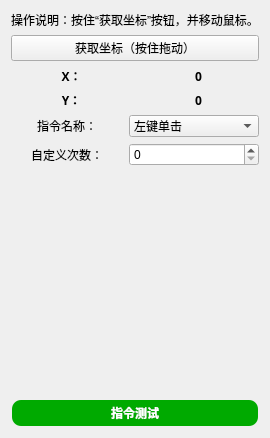
       <widget class="QWidget" name="tab_27">
        <attribute name="title">
         <string>坐标点击</string>
        </attribute>
        <layout class="QVBoxLayout" name="verticalLayout_3">
         <item>
          <widget class="QLabel" name="label_6">
           <property name="sizePolicy">
            <sizepolicy hsizetype="Preferred" vsizetype="Preferred">
             <horstretch>0</horstretch>
             <verstretch>0</verstretch>
            </sizepolicy>
           </property>
           <property name="text">
            <string>操作说明：按住“获取坐标”按钮，并移动鼠标。</string>
           </property>
           <property name="alignment">
            <set>Qt::AlignmentFlag::AlignCenter</set>
           </property>
           <property name="wordWrap">
            <bool>false</bool>
           </property>
           <property name="margin">
            <number>0</number>
           </property>
           <property name="indent">
            <number>-1</number>
           </property>
           <property name="openExternalLinks">
            <bool>false</bool>
           </property>
          </widget>
         </item>
         <item>
          <layout class="QVBoxLayout" name="verticalLayout_60">
           <item>
            <layout class="QGridLayout" name="gridLayout_33">
             <item row="0" column="0" colspan="2">
              <widget class="QPushButton" name="pushButton_4">
               <property name="text">
                <string>获取坐标（按住拖动）</string>
               </property>
              </widget>
             </item>
             <item row="1" column="0">
              <widget class="QLabel" name="label_7">
               <property name="font">
                <font>
                 <family>微软雅黑</family>
                 <bold>true</bold>
                </font>
               </property>
               <property name="text">
                <string>X：</string>
               </property>
               <property name="alignment">
                <set>Qt::AlignmentFlag::AlignCenter</set>
               </property>
              </widget>
             </item>
             <item row="1" column="1">
              <widget class="QLabel" name="label_9">
               <property name="font">
                <font>
                 <family>微软雅黑</family>
                 <bold>true</bold>
                </font>
               </property>
               <property name="text">
                <string>0</string>
               </property>
               <property name="alignment">
                <set>Qt::AlignmentFlag::AlignCenter</set>
               </property>
              </widget>
             </item>
             <item row="2" column="0">
              <widget class="QLabel" name="label_8">
               <property name="font">
                <font>
                 <family>微软雅黑</family>
                 <bold>true</bold>
                </font>
               </property>
               <property name="text">
                <string>Y：</string>
               </property>
               <property name="alignment">
                <set>Qt::AlignmentFlag::AlignCenter</set>
               </property>
              </widget>
             </item>
             <item row="2" column="1">
              <widget class="QLabel" name="label_10">
               <property name="font">
                <font>
                 <family>微软雅黑</family>
                 <bold>true</bold>
                </font>
               </property>
               <property name="text">
                <string>0</string>
               </property>
               <property name="alignment">
                <set>Qt::AlignmentFlag::AlignCenter</set>
               </property>
              </widget>
             </item>
            </layout>
           </item>
           <item>
            <layout class="QGridLayout" name="gridLayout_2">
             <item row="0" column="0">
              <widget class="QLabel" name="label_11">
               <property name="text">
                <string>指令名称：</string>
               </property>
               <property name="alignment">
                <set>Qt::AlignmentFlag::AlignCenter</set>
               </property>
              </widget>
             </item>
             <item row="0" column="1">
              <widget class="QComboBox" name="comboBox_3">
               <item>
                <property name="text">
                 <string>左键单击</string>
                </property>
               </item>
               <item>
                <property name="text">
                 <string>左键双击</string>
                </property>
               </item>
               <item>
                <property name="text">
                 <string>右键单击</string>
                </property>
               </item>
               <item>
                <property name="text">
                 <string>右键双击</string>
                </property>
               </item>
               <item>
                <property name="text">
                 <string>左键（自定义次数）</string>
                </property>
               </item>
               <item>
                <property name="text">
                 <string>仅移动鼠标</string>
                </property>
               </item>
              </widget>
             </item>
             <item row="1" column="0">
              <widget class="QLabel" name="label_22">
               <property name="enabled">
                <bool>true</bool>
               </property>
               <property name="text">
                <string>自定义次数：</string>
               </property>
               <property name="alignment">
                <set>Qt::AlignmentFlag::AlignCenter</set>
               </property>
              </widget>
             </item>
             <item row="1" column="1">
              <widget class="QSpinBox" name="spinBox_2">
               <property name="enabled">
                <bool>true</bool>
               </property>
               <property name="layoutDirection">
                <enum>Qt::LayoutDirection::LeftToRight</enum>
               </property>
               <property name="alignment">
                <set>Qt::AlignmentFlag::AlignLeading|Qt::AlignmentFlag::AlignLeft|Qt::AlignmentFlag::AlignVCenter</set>
               </property>
               <property name="maximum">
                <number>999</number>
               </property>
              </widget>
             </item>
            </layout>
           </item>
          </layout>
         </item>
         <item>
          <spacer name="verticalSpacer_5">
           <property name="orientation">
            <enum>Qt::Orientation::Vertical</enum>
           </property>
           <property name="sizeHint" stdset="0">
            <size>
             <width>20</width>
             <height>227</height>
            </size>
           </property>
          </spacer>
         </item>
         <item>
          <widget class="QPushButton" name="pushButton_23">
           <property name="palette">
            <palette>
             <active>
              <colorrole role="WindowText">
               <brush brushstyle="SolidPattern">
                <color alpha="255">
                 <red>255</red>
                 <green>255</green>
                 <blue>255</blue>
                </color>
               </brush>
              </colorrole>
              <colorrole role="Button">
               <brush brushstyle="SolidPattern">
                <color alpha="255">
                 <red>0</red>
                 <green>170</green>
                 <blue>0</blue>
                </color>
               </brush>
              </colorrole>
              <colorrole role="Text">
               <brush brushstyle="SolidPattern">
                <color alpha="255">
                 <red>255</red>
                 <green>255</green>
                 <blue>255</blue>
                </color>
               </brush>
              </colorrole>
              <colorrole role="ButtonText">
               <brush brushstyle="SolidPattern">
                <color alpha="255">
                 <red>255</red>
                 <green>255</green>
                 <blue>255</blue>
                </color>
               </brush>
              </colorrole>
              <colorrole role="Base">
               <brush brushstyle="SolidPattern">
                <color alpha="255">
                 <red>0</red>
                 <green>170</green>
                 <blue>0</blue>
                </color>
               </brush>
              </colorrole>
              <colorrole role="Window">
               <brush brushstyle="SolidPattern">
                <color alpha="255">
                 <red>0</red>
                 <green>170</green>
                 <blue>0</blue>
                </color>
               </brush>
              </colorrole>
              <colorrole role="PlaceholderText">
               <brush brushstyle="NoBrush">
                <color alpha="128">
                 <red>255</red>
                 <green>255</green>
                 <blue>255</blue>
                </color>
               </brush>
              </colorrole>
             </active>
             <inactive>
              <colorrole role="WindowText">
               <brush brushstyle="SolidPattern">
                <color alpha="255">
                 <red>255</red>
                 <green>255</green>
                 <blue>255</blue>
                </color>
               </brush>
              </colorrole>
              <colorrole role="Button">
               <brush brushstyle="SolidPattern">
                <color alpha="255">
                 <red>0</red>
                 <green>170</green>
                 <blue>0</blue>
                </color>
               </brush>
              </colorrole>
              <colorrole role="Text">
               <brush brushstyle="SolidPattern">
                <color alpha="255">
                 <red>255</red>
                 <green>255</green>
                 <blue>255</blue>
                </color>
               </brush>
              </colorrole>
              <colorrole role="ButtonText">
               <brush brushstyle="SolidPattern">
                <color alpha="255">
                 <red>255</red>
                 <green>255</green>
                 <blue>255</blue>
                </color>
               </brush>
              </colorrole>
              <colorrole role="Base">
               <brush brushstyle="SolidPattern">
                <color alpha="255">
                 <red>0</red>
                 <green>170</green>
                 <blue>0</blue>
                </color>
               </brush>
              </colorrole>
              <colorrole role="Window">
               <brush brushstyle="SolidPattern">
                <color alpha="255">
                 <red>0</red>
                 <green>170</green>
                 <blue>0</blue>
                </color>
               </brush>
              </colorrole>
              <colorrole role="PlaceholderText">
               <brush brushstyle="NoBrush">
                <color alpha="128">
                 <red>255</red>
                 <green>255</green>
                 <blue>255</blue>
                </color>
               </brush>
              </colorrole>
             </inactive>
             <disabled>
              <colorrole role="WindowText">
               <brush brushstyle="SolidPattern">
                <color alpha="255">
                 <red>255</red>
                 <green>255</green>
                 <blue>255</blue>
                </color>
               </brush>
              </colorrole>
              <colorrole role="Button">
               <brush brushstyle="SolidPattern">
                <color alpha="255">
                 <red>0</red>
                 <green>170</green>
                 <blue>0</blue>
                </color>
               </brush>
              </colorrole>
              <colorrole role="Text">
               <brush brushstyle="SolidPattern">
                <color alpha="255">
                 <red>255</red>
                 <green>255</green>
                 <blue>255</blue>
                </color>
               </brush>
              </colorrole>
              <colorrole role="ButtonText">
               <brush brushstyle="SolidPattern">
                <color alpha="92">
                 <red>0</red>
                 <green>0</green>
                 <blue>0</blue>
                </color>
               </brush>
              </colorrole>
              <colorrole role="Base">
               <brush brushstyle="SolidPattern">
                <color alpha="255">
                 <red>0</red>
                 <green>170</green>
                 <blue>0</blue>
                </color>
               </brush>
              </colorrole>
              <colorrole role="Window">
               <brush brushstyle="SolidPattern">
                <color alpha="255">
                 <red>0</red>
                 <green>170</green>
                 <blue>0</blue>
                </color>
               </brush>
              </colorrole>
              <colorrole role="PlaceholderText">
               <brush brushstyle="NoBrush">
                <color alpha="128">
                 <red>255</red>
                 <green>255</green>
                 <blue>255</blue>
                </color>
               </brush>
              </colorrole>
             </disabled>
            </palette>
           </property>
           <property name="font">
            <font>
             <family>Microsoft YaHei</family>
             <bold>true</bold>
            </font>
           </property>
           <property name="styleSheet">
            <string notr="true">QPushButton {
    background-color: rgb(0, 170, 0);
    color: white;
    border-radius: 10px; /* 设置圆角半径 */
    font-family: 'Microsoft YaHei'; /* 设置字体为微软雅黑 */
    padding: 3px 5px; /* 设置内边距，使按钮看起来更美观 */
    border: 2px solid transparent; /* 设置边框为透明 */
}

QPushButton:hover {
    background-color: rgb(0, 150, 0); /* 设置鼠标悬停时的背景颜色 */
}

QPushButton:pressed {
    background-color: rgb(0, 100, 0); /* 设置按钮按下时的背景颜色 */
}
</string>
           </property>
           <property name="text">
            <string>指令测试</string>
           </property>
          </widget>
         </item>
        </layout>
       </widget>
